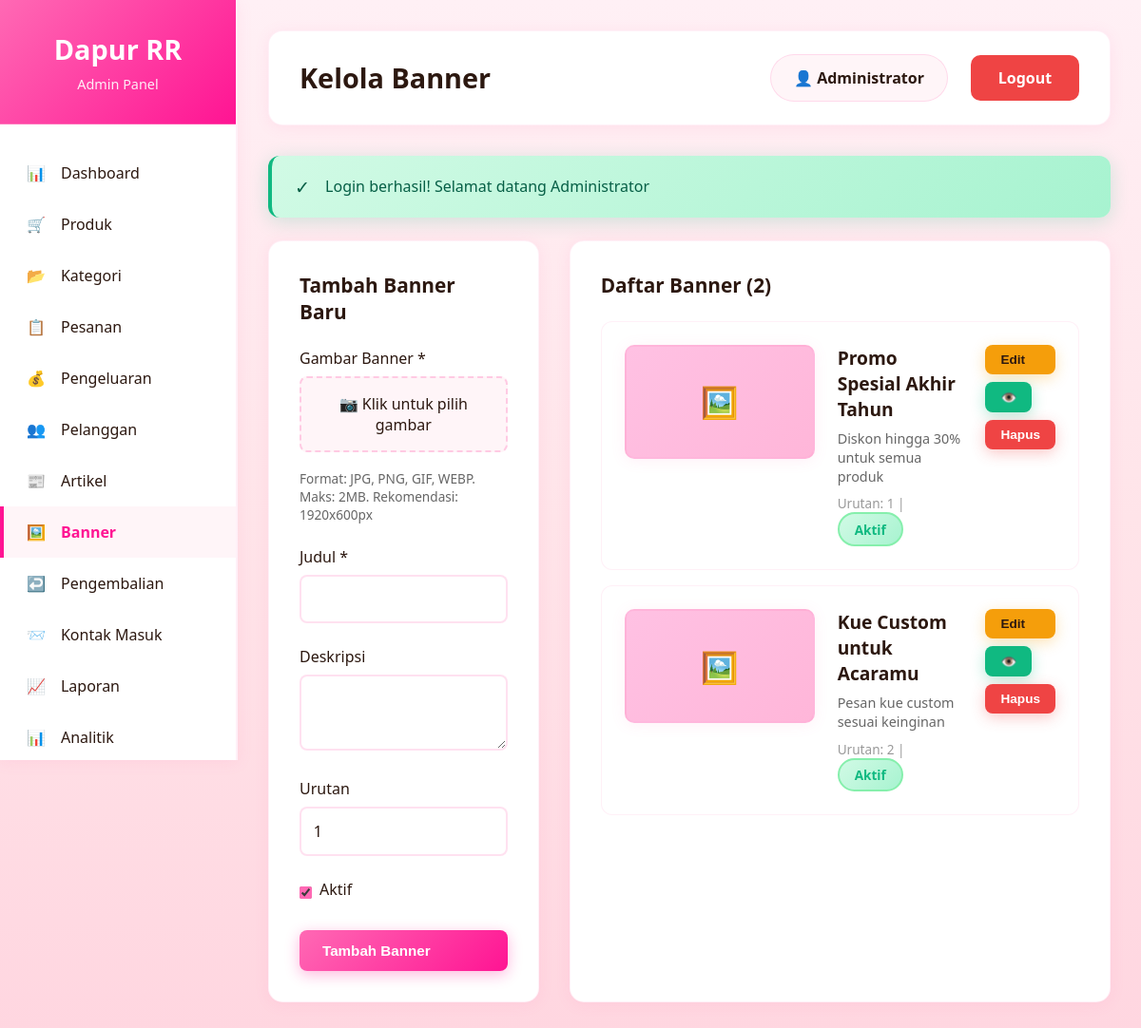
Page /admin/banner.php (signed in) on the earlier database version.
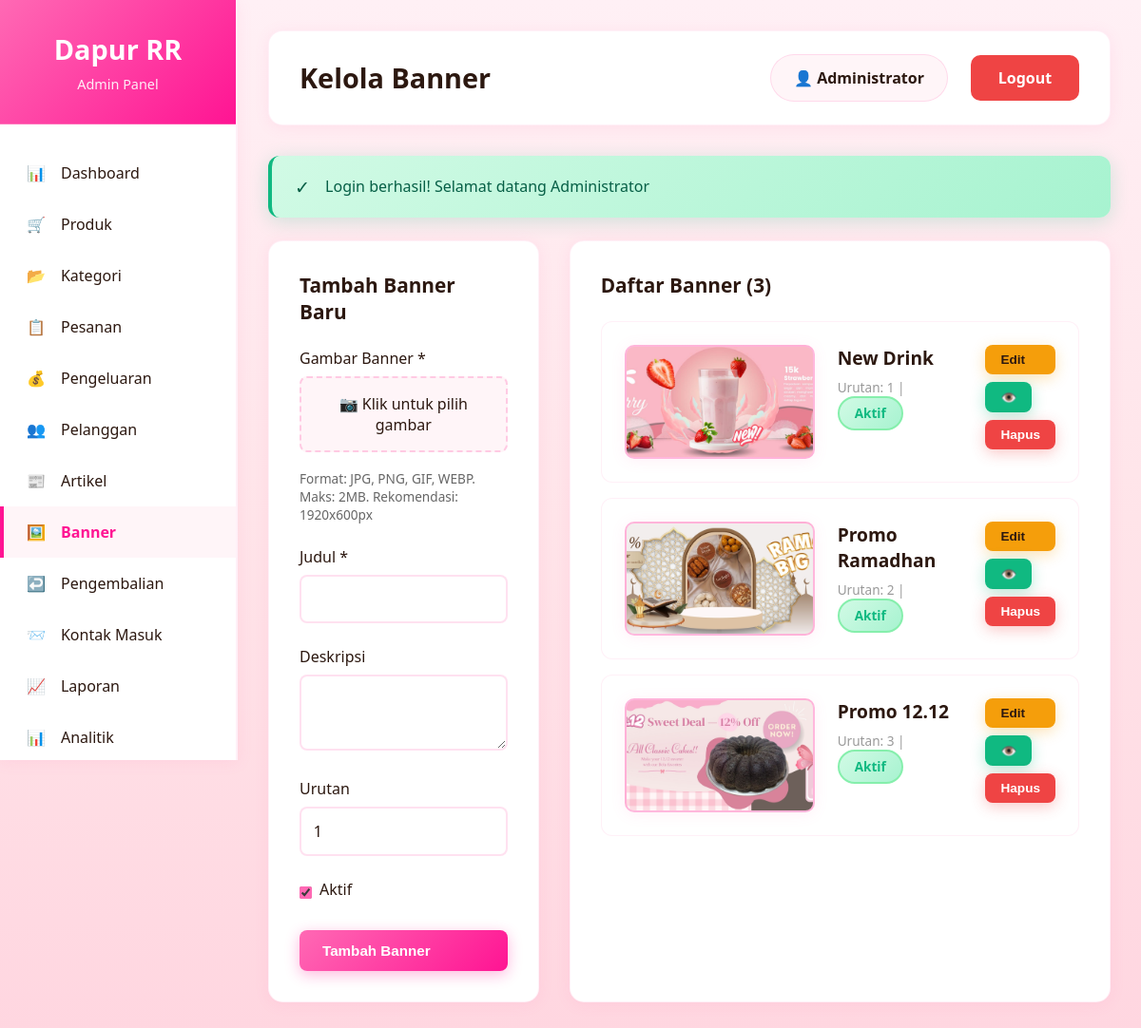
Same page on the later database version.
### tables this page shows
CREATE TABLE `banner` (
  `id` int(11) NOT NULL,
  `judul` varchar(255) NOT NULL,
  `deskripsi` text DEFAULT NULL,
  `gambar` varchar(255) NOT NULL,
  `link` varchar(255) DEFAULT NULL,
  `urutan` int(11) DEFAULT 0,
  `is_active` tinyint(1) DEFAULT 1,
  `created_at` timestamp NOT NULL DEFAULT current_timestamp()
);

### config/database.php (called while the page is built, shortened)
<?php
function getFlashMessage() {
    if (isset($_SESSION['flash_message'])) {
        $message = [
            'type' => $_SESSION['flash_type'],
            'message' => $_SESSION['flash_message']
        ];
        return $message;
    }
    return null;
}
function getUserName() {
    return $_SESSION['nama'] ?? 'Guest';
}
?>

### admin/banner.php (the view, shortened to what this page needs)
<?php
require_once '../config/database.php';
$conn = getConnection();
$banners = $conn->query("SELECT * FROM banner ORDER BY urutan ASC, created_at DESC");
$flash = getFlashMessage();
?>
<!DOCTYPE html>
<html lang="id">
<head>
</head>
<body>
    <div class="sidebar">
        <div class="sidebar-header">
            <h2>Dapur RR</h2>
            <p>Admin Panel</p>
        </div>
        <div class="sidebar-menu">
            <a href="dashboard.php" class="menu-item">
                <span>📊</span>
                <span>Dashboard</span>
            </a>
            <a href="produk.php" class="menu-item">
                <span>🛒</span>
                <span>Produk</span>
            </a>
            <a href="kategori.php" class="menu-item">
                <span>📂</span>
                <span>Kategori</span>
            </a>
            <a href="pesanan.php" class="menu-item">
                <span>📋</span>
                <span>Pesanan</span>
            </a>
             <a href="pengeluaran.php" class="menu-item">
                <span>💰</span>
                <span>Pengeluaran</span>
            </a>
            <a href="pelanggan.php" class="menu-item">
                <span>👥</span>
                <span>Pelanggan</span>
            </a>
            <a href="artikel2.php" class="menu-item">
                <span>📰</span>
                <span>Artikel</span>
            </a>
            <a href="banner.php" class="menu-item active">
                <span>🖼️</span>
                <span>Banner</span>
            </a>
            <a href="pengembalian.php" class="menu-item">
                <span>↩️</span>
                <span>Pengembalian</span>
            </a>
            <a href="kontak-masuk.php" class="menu-item">
                <span>📨</span>
                <span>Kontak Masuk</span>
            </a>
            <a href="laporan.php" class="menu-item">
                <span>📈</span>
                <span>Laporan</span>
            </a>
            <a href="analitik.php" class="menu-item">
                <span>📊</span>
                <span>Analitik</span>
            </a>
        </div>
    </div>
    <div class="main-content">
        <div class="top-bar">
            <h1 class="page-title">Kelola Banner</h1>
            <div class="user-info">
                <div class="admin-name">👤 <?php echo htmlspecialchars(getUserName()); ?></div>
                <a href="../logout.php" class="btn-logout">
                    <span>Logout</span>
                </a>
            </div>
        </div>
        <?php if ($flash): ?>
        <div class="alert alert-<?php echo $flash['type']; ?>">
            <span style="font-size: 1.2rem;"><?php echo $flash['type'] === 'success' ? '✓' : '⚠'; ?></span>
            <?php echo htmlspecialchars($flash['message']); ?>
        </div>
        <?php endif; ?>
        <div class="content-grid">
            <div class="card">
                <h2 class="card-title">Tambah Banner Baru</h2>
                <form method="POST" action="" enctype="multipart/form-data">
                    <div class="form-group">
                        <label for="gambar">Gambar Banner *</label>
                        <div class="file-input-wrapper">
                            <label for="gambar" class="file-input-label" id="file-label-add">
                                📷 Klik untuk pilih gambar
                            </label>
                        </div>
                        <div class="help-text">Format: JPG, PNG, GIF, WEBP. Maks: 2MB. Rekomendasi: 1920x600px</div>
                    </div>
                    <div class="form-group">
                        <label for="judul">Judul *</label>
                        <input type="text" id="judul" name="judul" required>
                    </div>
                    <div class="form-group">
                        <label for="deskripsi">Deskripsi</label>
                        <textarea id="deskripsi" name="deskripsi"></textarea>
                    </div>
                    <div class="form-group">
                        <label for="urutan">Urutan</label>
                        <input type="number" id="urutan" name="urutan" min="1" value="1">
                    </div>
                    <div class="form-group">
                        <div class="checkbox-group">
                            <input type="checkbox" id="is_active" name="is_active" value="1" checked>
                            <label for="is_active">Aktif</label>
                        </div>
                    </div>
                    <button type="submit" class="btn btn-primary" style="width: 100%;">Tambah Banner</button>
                </form>
            </div>
            <div class="card">
                <h2 class="card-title">Daftar Banner (<?php echo $banners->num_rows; ?>)</h2>
                <div class="banner-list">
                    <?php if ($banners->num_rows > 0): ?>
                        <?php while($b = $banners->fetch_assoc()): ?>
                        <div class="banner-item">
                            <div class="banner-image">
                                <?php if ($b['gambar'] && file_exists('../' . $b['gambar'])): ?>
                                    <img src="../<?php echo htmlspecialchars($b['gambar']); ?>" alt="Banner">
                                <?php else: ?>
                                    🖼️
                                <?php endif; ?>
                            </div>
                            <div class="banner-info">
                                <h3><?php echo htmlspecialchars($b['judul']); ?></h3>
                                <p><?php echo htmlspecialchars($b['deskripsi']); ?></p>
                                <div class="banner-meta">
                                    Urutan: <?php echo $b['urutan']; ?> |
                                    <span class="badge <?php echo $b['is_active'] ? 'badge-success' : 'badge-danger'; ?>">
                                        <?php echo $b['is_active'] ? 'Aktif' : 'Nonaktif'; ?>
                                    </span>
                                </div>
                            </div>
                            <div class="banner-actions">
                                <button onclick='editBanner(<?php echo json_encode($b); ?>)'
                                        class="btn btn-warning btn-sm">
                                    Edit
                                </button>
                                <form method="POST" style="display: inline;">
                                    <button type="submit" class="btn btn-success btn-sm">
                                        <?php echo $b['is_active'] ? '👁️' : '🚫'; ?>
                                    </button>
                                </form>
                                <form method="POST" style="display: inline;">
                                    <button type="submit" class="btn btn-danger btn-sm"
                                            onclick="return confirm('Yakin hapus banner ini? Gambar akan dihapus permanen.')">
                                        Hapus
                                    </button>
                                </form>
                            </div>
                        </div>
                        <?php endwhile; ?>
                    <?php else: ?>
                        <p style="text-align: center; padding: 2rem; color: #999;">
                            Belum ada banner
                        </p>
                    <?php endif; ?>
                </div>
            </div>
        </div>
    </div>
</body>
</html>

Differences in the rows shown:
removed banner: judul "Promo Spesial Akhir Tahun", deskripsi "Diskon hingga 30% untuk semua produk", urutan "1", is_active "Aktif"
removed banner: judul "Kue Custom untuk Acaramu", deskripsi "Pesan kue custom sesuai keinginan", urutan "2", is_active "Aktif"
added banner: gambar (picture), judul "New Drink", urutan "1", is_active "Aktif"
added banner: gambar (picture), judul "Promo Ramadhan", urutan "2", is_active "Aktif"
added banner: gambar (picture), judul "Promo 12.12", urutan "3", is_active "Aktif"
Other differences:
$banners->num_rows: "2" → "3"
